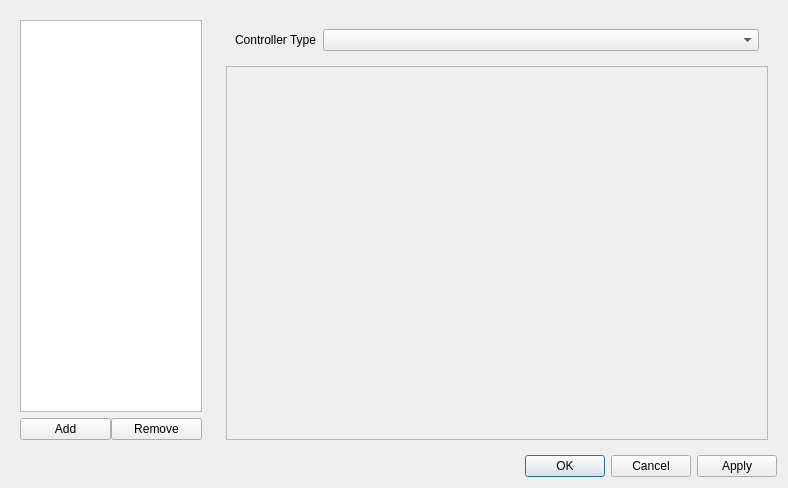
<?xml version="1.0" encoding="UTF-8"?>
<ui version="4.0">
 <class>InputSettings</class>
 <widget class="QDialog" name="InputSettings">
  <property name="geometry">
   <rect>
    <x>0</x>
    <y>0</y>
    <width>788</width>
    <height>488</height>
   </rect>
  </property>
  <property name="windowTitle">
   <string>Input Settings</string>
  </property>
  <layout class="QVBoxLayout" name="verticalLayout">
   <item>
    <layout class="QHBoxLayout" name="horizontalLayout">
     <item>
      <widget class="QWidget" name="verticalWidget" native="true">
       <property name="sizePolicy">
        <sizepolicy hsizetype="MinimumExpanding" vsizetype="Preferred">
         <horstretch>0</horstretch>
         <verstretch>0</verstretch>
        </sizepolicy>
       </property>
       <property name="minimumSize">
        <size>
         <width>0</width>
         <height>0</height>
        </size>
       </property>
       <property name="maximumSize">
        <size>
         <width>200</width>
         <height>16777215</height>
        </size>
       </property>
       <layout class="QVBoxLayout" name="verticalLayout_2">
        <item>
         <widget class="QListWidget" name="controllerList">
          <property name="minimumSize">
           <size>
            <width>0</width>
            <height>0</height>
           </size>
          </property>
         </widget>
        </item>
        <item>
         <layout class="QHBoxLayout" name="horizontalLayout_2" stretch="0,0">
          <property name="spacing">
           <number>0</number>
          </property>
          <item>
           <widget class="QPushButton" name="addController">
            <property name="sizePolicy">
             <sizepolicy hsizetype="Minimum" vsizetype="Fixed">
              <horstretch>0</horstretch>
              <verstretch>0</verstretch>
             </sizepolicy>
            </property>
            <property name="text">
             <string>Add</string>
            </property>
           </widget>
          </item>
          <item>
           <widget class="QPushButton" name="removeController">
            <property name="sizePolicy">
             <sizepolicy hsizetype="Minimum" vsizetype="Fixed">
              <horstretch>0</horstretch>
              <verstretch>0</verstretch>
             </sizepolicy>
            </property>
            <property name="text">
             <string>Remove</string>
            </property>
           </widget>
          </item>
         </layout>
        </item>
       </layout>
      </widget>
     </item>
     <item>
      <widget class="QWidget" name="widget" native="true">
       <layout class="QVBoxLayout" name="verticalLayout_3">
        <item>
         <widget class="QWidget" name="formWidget" native="true">
          <property name="sizePolicy">
           <sizepolicy hsizetype="Preferred" vsizetype="Minimum">
            <horstretch>0</horstretch>
            <verstretch>0</verstretch>
           </sizepolicy>
          </property>
          <layout class="QFormLayout" name="formLayout">
           <property name="sizeConstraint">
            <enum>QLayout::SetDefaultConstraint</enum>
           </property>
           <item row="0" column="0">
            <widget class="QLabel" name="label">
             <property name="text">
              <string>Controller Type</string>
             </property>
            </widget>
           </item>
           <item row="0" column="1">
            <widget class="QComboBox" name="controllerType"/>
           </item>
          </layout>
         </widget>
        </item>
        <item>
         <widget class="QScrollArea" name="scrollArea">
          <property name="widgetResizable">
           <bool>true</bool>
          </property>
          <widget class="QWidget" name="buttonList">
           <property name="geometry">
            <rect>
             <x>0</x>
             <y>0</y>
             <width>556</width>
             <height>404</height>
            </rect>
           </property>
           <layout class="QFormLayout" name="formLayout_2"/>
          </widget>
         </widget>
        </item>
       </layout>
      </widget>
     </item>
    </layout>
   </item>
   <item>
    <widget class="QDialogButtonBox" name="buttonBox">
     <property name="orientation">
      <enum>Qt::Horizontal</enum>
     </property>
     <property name="standardButtons">
      <set>QDialogButtonBox::Apply|QDialogButtonBox::Cancel|QDialogButtonBox::Ok</set>
     </property>
    </widget>
   </item>
  </layout>
 </widget>
 <resources/>
 <connections>
  <connection>
   <sender>buttonBox</sender>
   <signal>accepted()</signal>
   <receiver>InputSettings</receiver>
   <slot>accept()</slot>
   <hints>
    <hint type="sourcelabel">
     <x>248</x>
     <y>254</y>
    </hint>
    <hint type="destinationlabel">
     <x>157</x>
     <y>274</y>
    </hint>
   </hints>
  </connection>
  <connection>
   <sender>buttonBox</sender>
   <signal>rejected()</signal>
   <receiver>InputSettings</receiver>
   <slot>reject()</slot>
   <hints>
    <hint type="sourcelabel">
     <x>316</x>
     <y>260</y>
    </hint>
    <hint type="destinationlabel">
     <x>286</x>
     <y>274</y>
    </hint>
   </hints>
  </connection>
  <connection>
   <sender>addController</sender>
   <signal>clicked()</signal>
   <receiver>InputSettings</receiver>
   <slot>addController()</slot>
   <hints>
    <hint type="sourcelabel">
     <x>60</x>
     <y>444</y>
    </hint>
    <hint type="destinationlabel">
     <x>393</x>
     <y>243</y>
    </hint>
   </hints>
  </connection>
  <connection>
   <sender>removeController</sender>
   <signal>clicked()</signal>
   <receiver>InputSettings</receiver>
   <slot>removeController()</slot>
   <hints>
    <hint type="sourcelabel">
     <x>153</x>
     <y>444</y>
    </hint>
    <hint type="destinationlabel">
     <x>393</x>
     <y>243</y>
    </hint>
   </hints>
  </connection>
  <connection>
   <sender>controllerType</sender>
   <signal>currentIndexChanged(int)</signal>
   <receiver>InputSettings</receiver>
   <slot>controllerTypeChanged(int)</slot>
   <hints>
    <hint type="sourcelabel">
     <x>524</x>
     <y>28</y>
    </hint>
    <hint type="destinationlabel">
     <x>393</x>
     <y>243</y>
    </hint>
   </hints>
  </connection>
  <connection>
   <sender>controllerList</sender>
   <signal>currentRowChanged(int)</signal>
   <receiver>InputSettings</receiver>
   <slot>editController(int)</slot>
   <hints>
    <hint type="sourcelabel">
     <x>106</x>
     <y>221</y>
    </hint>
    <hint type="destinationlabel">
     <x>393</x>
     <y>243</y>
    </hint>
   </hints>
  </connection>
 </connections>
 <slots>
  <slot>addController()</slot>
  <slot>removeController()</slot>
  <slot>controllerTypeChanged(int)</slot>
  <slot>editController(int)</slot>
 </slots>
</ui>
